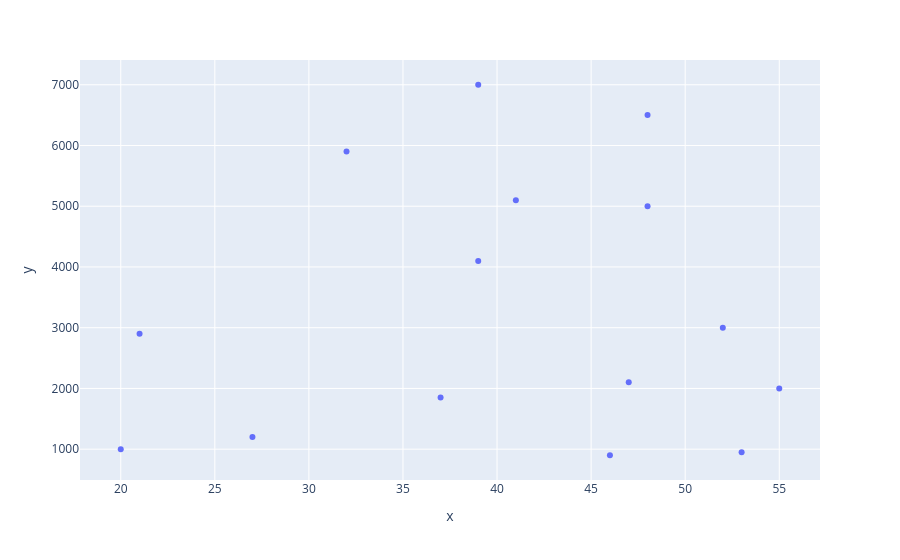

The cell this chart's notebook holds for it:
### Code cell
grafico = px.scatter(x = x,y = y)
grafico.show()

### Figure 1 — Plotly figure (JSON) as saved in the notebook; plotly's stock layout.template omitted (floating-point values rounded to 4 significant figures)
{"data": [{"hovertemplate": "x=%{x}<br>y=%{y}<extra></extra>", "legendgroup": "", "marker": {"color": "#636efa", "symbol": "circle"}, "mode": "markers", "name": "", "orientation": "v", "showlegend": false, "type": "scatter", "x": [20, 27, 21, 37, 46, 53, 55, 47, 52, 32, 39, 41, 39, 48, 48], "xaxis": "x", "y": [1000, 1200, 2900, 1850, 900, 950, 2000, 2100, 3000, 5900, 4100, 5100, 7000, 5000, 6500], "yaxis": "y"}], "layout": {"legend": {"tracegroupgap": 0}, "margin": {"t": 60}, "xaxis": {"anchor": "y", "domain": [0, 1], "title": {"text": "x"}}, "yaxis": {"anchor": "x", "domain": [0, 1], "title": {"text": "y"}}}}
